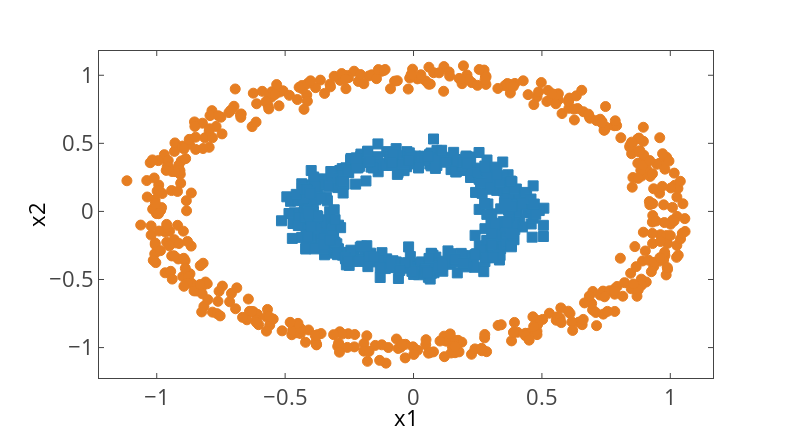

The code cell stored with this chart in its notebook:
### Markdown cell above
# Beispiel 3

Im dritten Beispiel simulieren wir zwei Klassen, welche nicht mit einer linearen Funktion trennbar sind, z.B. zwei inneinanderliegende Kreise.

### Simuliere nicht linear trennbare Daten

### Code cell
X,y = generate_non_linear_data(n_samples=1000)
plot_data(X,y,interactive=True)

### Figure 1 — Plotly figure (JSON) as saved in the notebook; plotly's stock layout.template omitted (floating-point values rounded to 4 significant figures; data arrays with more than 128 entries replaced by an {"elided": "..."} marker saying what was removed)
{"data": [{"marker": {"color": "#E67E22", "line": {"color": "#E67E22", "width": 1}, "opacity": 1, "size": 10, "symbol": "dot"}, "mode": "markers", "name": "Negative Class", "type": "scatter", "x": {"elided": "500 float values"}, "xaxis": "x1", "y": {"elided": "500 float values"}, "yaxis": "y1"}, {"marker": {"color": "#2980B9", "line": {"color": "#2980B9", "width": 1}, "opacity": 1, "size": 10, "symbol": "square"}, "mode": "markers", "name": "Positive Class", "type": "scatter", "x": {"elided": "500 float values"}, "xaxis": "x1", "y": {"elided": "500 float values"}, "yaxis": "y1"}], "layout": {"autosize": false, "height": 432, "hovermode": "closest", "margin": {"b": 54, "l": 99, "pad": 0, "r": 79, "t": 51}, "showlegend": false, "width": 792, "xaxis1": {"anchor": "y1", "domain": [0, 1], "mirror": "ticks", "nticks": 7, "range": [-1.225, 1.166], "showgrid": false, "showline": true, "side": "bottom", "tickfont": {"size": 22}, "ticks": "inside", "title": "x1", "titlefont": {"color": "#000000", "size": 22}, "type": "linear", "zeroline": false}, "yaxis1": {"anchor": "x1", "domain": [0, 1], "mirror": "ticks", "nticks": 7, "range": [-1.223, 1.178], "showgrid": false, "showline": true, "side": "left", "tickfont": {"size": 22}, "ticks": "inside", "title": "x2", "titlefont": {"color": "#000000", "size": 22}, "type": "linear", "zeroline": false}}}
